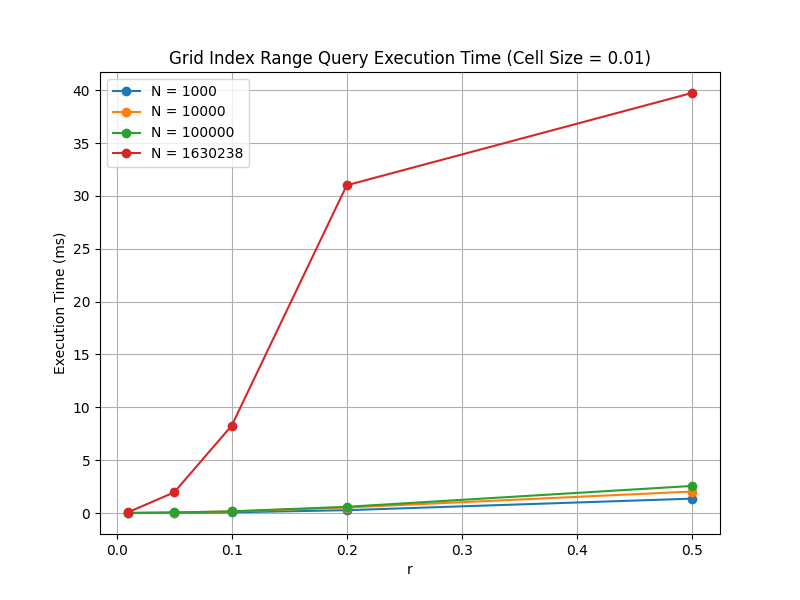
#> input picture hw1/code/fig/grid_range_0.01.png, 800 x 600 px
$ python merge_fig.py
#> lines starting #> are read from the running program, lines starting #| are printed output that depends on the picture
import cv2
import numpy as np

img1 = cv2.imread("../fig/grid_range_0.01.png")
#> img1 is the input picture: shape (600, 800, 3); mean B, G, R 248.1, 248.5, 248.9
img2 = cv2.imread("../fig/grid_range_0.05.png")
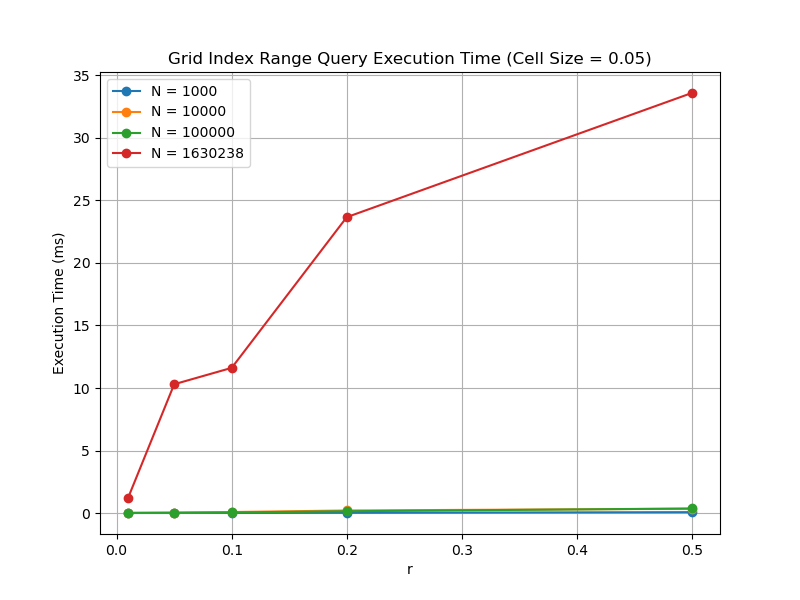
#> input picture hw1/code/fig/grid_range_0.05.png, 800 x 600 px
#> img2 is the input picture: shape (600, 800, 3); mean B, G, R 248.6, 248.9, 249.2
img3 = cv2.imread("../fig/grid_range_0.10.png")
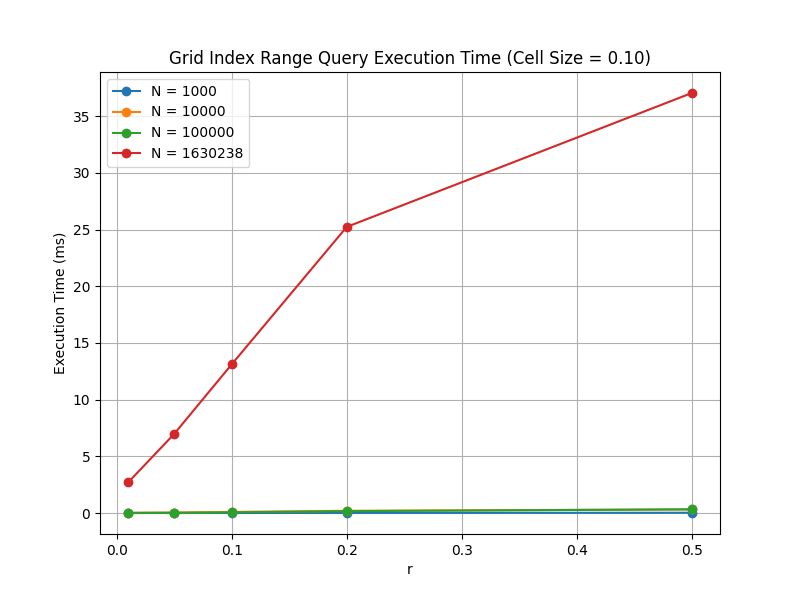
#> input picture hw1/code/fig/grid_range_0.10.png, 800 x 600 px
#> img3 is the input picture: shape (600, 800, 3); mean B, G, R 248.6, 248.9, 249.1
img4 = cv2.imread("../fig/grid_range_0.20.png")
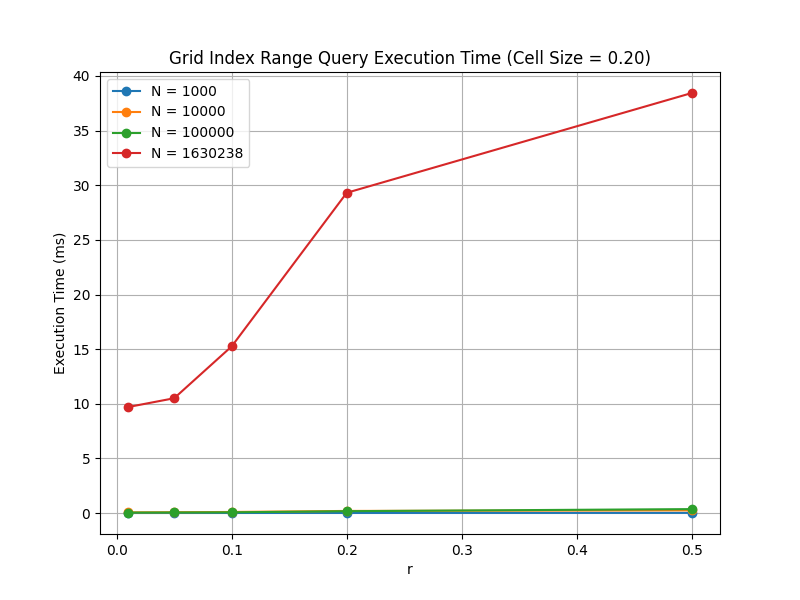
#> input picture hw1/code/fig/grid_range_0.20.png, 800 x 600 px
#> img4 is the input picture: shape (600, 800, 3); mean B, G, R 248.4, 248.8, 249

size = (1000, 1000)
img1 = cv2.resize(img1, size)
#> img1: shape (1000, 1000, 3)
img2 = cv2.resize(img2, size)
#> img2: shape (1000, 1000, 3)
img3 = cv2.resize(img3, size)
#> img3: shape (1000, 1000, 3)
img4 = cv2.resize(img4, size)
#> img4: shape (1000, 1000, 3)

top_row = np.hstack((img1, img2))
bottom_row = np.hstack((img3, img4))
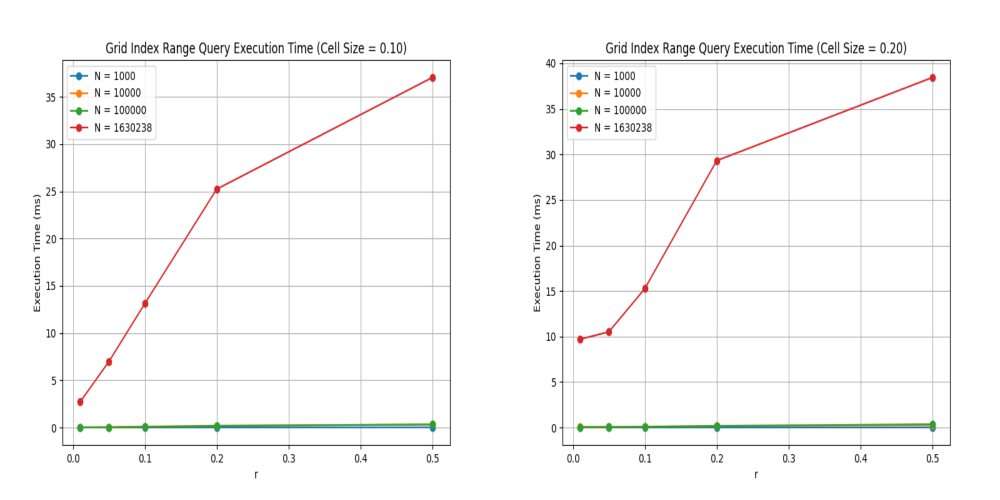
#> bottom_row: shape (1000, 2000, 3) (shown at 1/2 size); mean B, G, R 248.5, 248.8, 249.1
grid_image = np.vstack((top_row, bottom_row))

cv2.imshow("Grid Image", grid_image)
cv2.waitKey(0)
cv2.destroyAllWindows()

cv2.imwrite("../fig/grid_range_m.png", grid_image)

img1 = cv2.imread("../fig/grid_knn_0.01.png")
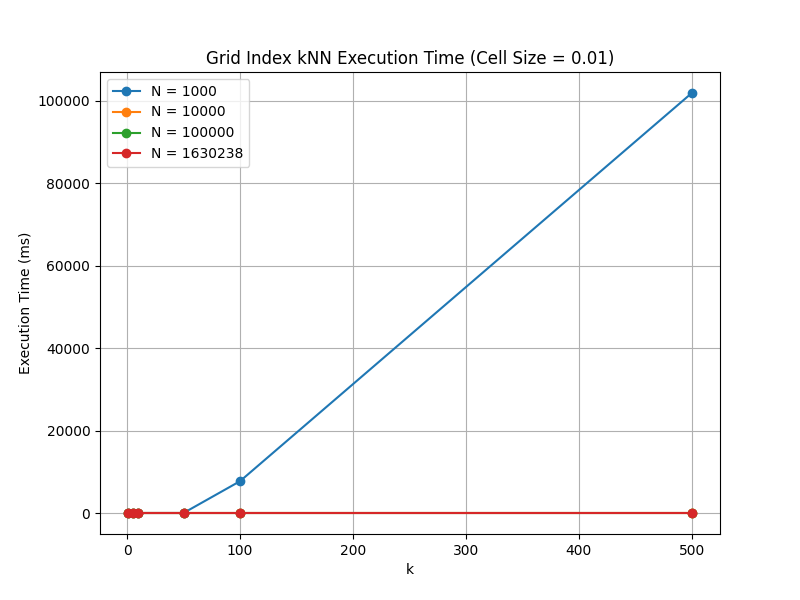
#> input picture hw1/code/fig/grid_knn_0.01.png, 800 x 600 px
#> img1 is the input picture: shape (600, 800, 3); mean B, G, R 249.4, 249.3, 249.6
img2 = cv2.imread("../fig/grid_knn_0.05.png")
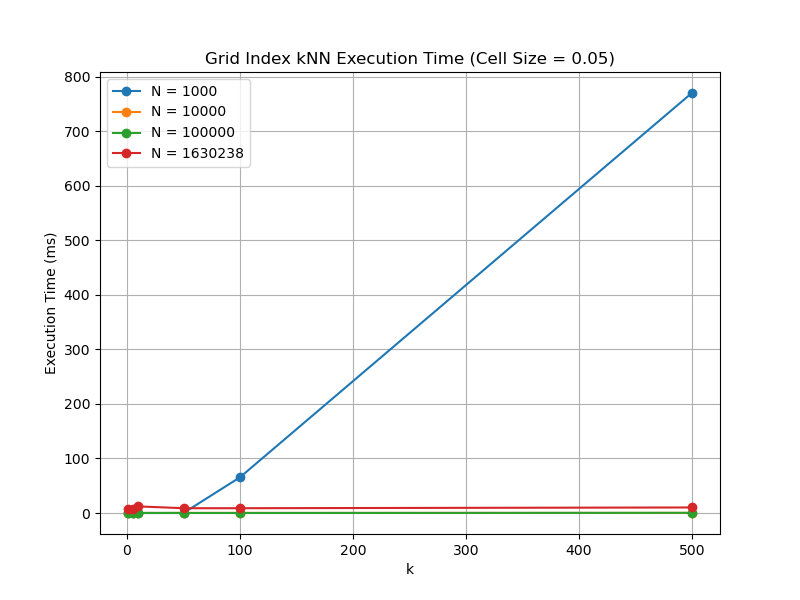
#> input picture hw1/code/fig/grid_knn_0.05.png, 800 x 600 px
#> img2 is the input picture: shape (600, 800, 3); mean B, G, R 248.6, 248.8, 248.8
img3 = cv2.imread("../fig/grid_knn_0.10.png")
img4 = cv2.imread("../fig/grid_knn_0.20.png")

size = (1000, 1000)
img1 = cv2.resize(img1, size)
#> img1: shape (1000, 1000, 3)
img2 = cv2.resize(img2, size)
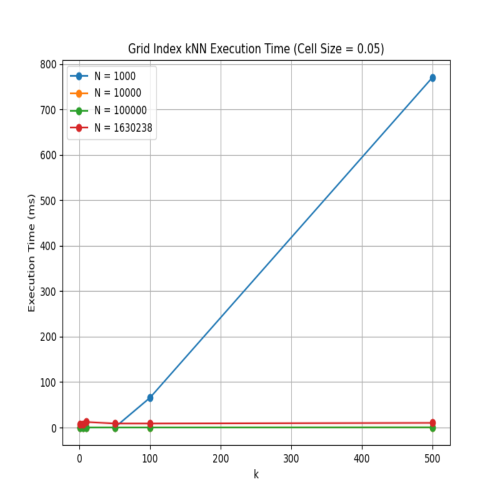
#> img2: shape (1000, 1000, 3) (shown at 1/2 size); mean B, G, R 248.6, 248.8, 248.8
#> (the run stopped early here; a loop or call above may not have finished)
